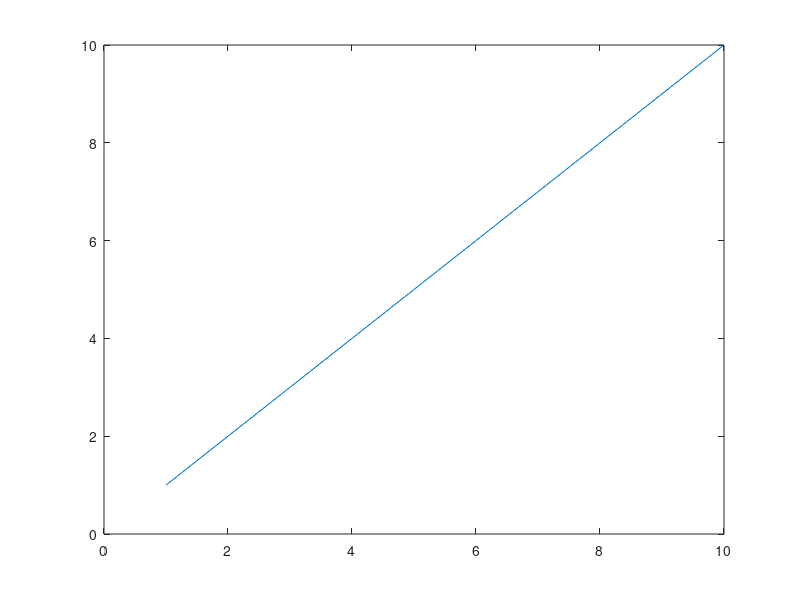
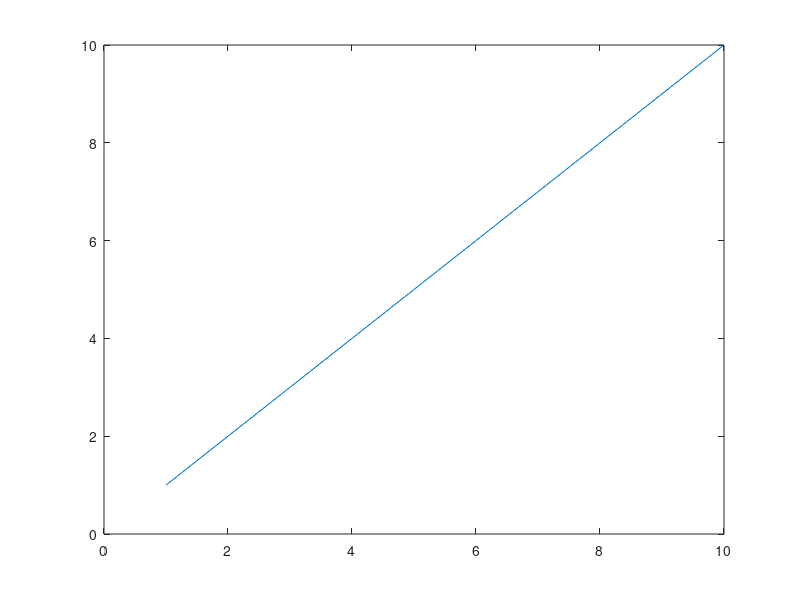

Source code (MATLAB) for these figures, in order:

figure, close                    # must do this first, otherwise plot is empty
plot(1:10)                       # usual plotting
print file                       # save the figure as file.ps
saveas(gcf, 'file.eps', 'eps2c') # saveas aslo works
exit                  
